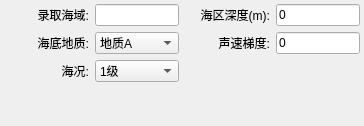
           <widget class="QWidget" name="tab_11">
            <attribute name="title">
             <string>环境信息</string>
            </attribute>
            <layout class="QGridLayout" name="gridLayout_2" columnstretch="1,1,1,1">
             <property name="leftMargin">
              <number>4</number>
             </property>
             <property name="topMargin">
              <number>4</number>
             </property>
             <property name="rightMargin">
              <number>4</number>
             </property>
             <property name="bottomMargin">
              <number>4</number>
             </property>
             <item row="0" column="2">
              <widget class="QLabel" name="label_12">
               <property name="maximumSize">
                <size>
                 <width>120</width>
                 <height>16777215</height>
                </size>
               </property>
               <property name="text">
                <string>海区深度(m):</string>
               </property>
               <property name="alignment">
                <set>Qt::AlignRight|Qt::AlignTrailing|Qt::AlignVCenter</set>
               </property>
              </widget>
             </item>
             <item row="2" column="1">
              <widget class="QComboBox" name="comboBox_5">
               <item>
                <property name="text">
                 <string>1级</string>
                </property>
               </item>
               <item>
                <property name="text">
                 <string>2级</string>
                </property>
               </item>
               <item>
                <property name="text">
                 <string>3级</string>
                </property>
               </item>
               <item>
                <property name="text">
                 <string>4级</string>
                </property>
               </item>
              </widget>
             </item>
             <item row="0" column="3">
              <widget class="QLineEdit" name="lineEdit_9">
               <property name="text">
                <string>0</string>
               </property>
              </widget>
             </item>
             <item row="1" column="2">
              <widget class="QLabel" name="label_13">
               <property name="maximumSize">
                <size>
                 <width>120</width>
                 <height>16777215</height>
                </size>
               </property>
               <property name="text">
                <string>声速梯度:</string>
               </property>
               <property name="alignment">
                <set>Qt::AlignRight|Qt::AlignTrailing|Qt::AlignVCenter</set>
               </property>
              </widget>
             </item>
             <item row="1" column="0">
              <widget class="QLabel" name="label_10">
               <property name="maximumSize">
                <size>
                 <width>120</width>
                 <height>16777215</height>
                </size>
               </property>
               <property name="text">
                <string>海底地质:</string>
               </property>
               <property name="alignment">
                <set>Qt::AlignRight|Qt::AlignTrailing|Qt::AlignVCenter</set>
               </property>
              </widget>
             </item>
             <item row="0" column="0">
              <widget class="QLabel" name="label_9">
               <property name="maximumSize">
                <size>
                 <width>120</width>
                 <height>16777215</height>
                </size>
               </property>
               <property name="text">
                <string>录取海域:</string>
               </property>
               <property name="alignment">
                <set>Qt::AlignRight|Qt::AlignTrailing|Qt::AlignVCenter</set>
               </property>
              </widget>
             </item>
             <item row="1" column="3">
              <widget class="QLineEdit" name="lineEdit_10">
               <property name="text">
                <string>0</string>
               </property>
              </widget>
             </item>
             <item row="0" column="1">
              <widget class="QLineEdit" name="lineEdit_6"/>
             </item>
             <item row="2" column="0">
              <widget class="QLabel" name="label_11">
               <property name="maximumSize">
                <size>
                 <width>120</width>
                 <height>16777215</height>
                </size>
               </property>
               <property name="text">
                <string>海况:</string>
               </property>
               <property name="alignment">
                <set>Qt::AlignRight|Qt::AlignTrailing|Qt::AlignVCenter</set>
               </property>
              </widget>
             </item>
             <item row="1" column="1">
              <widget class="QComboBox" name="comboBox_4">
               <item>
                <property name="text">
                 <string>地质A</string>
                </property>
               </item>
              </widget>
             </item>
             <item row="3" column="1">
              <spacer name="verticalSpacer_5">
               <property name="orientation">
                <enum>Qt::Vertical</enum>
               </property>
               <property name="sizeHint" stdset="0">
                <size>
                 <width>20</width>
                 <height>40</height>
                </size>
               </property>
              </spacer>
             </item>
            </layout>
           </widget>
